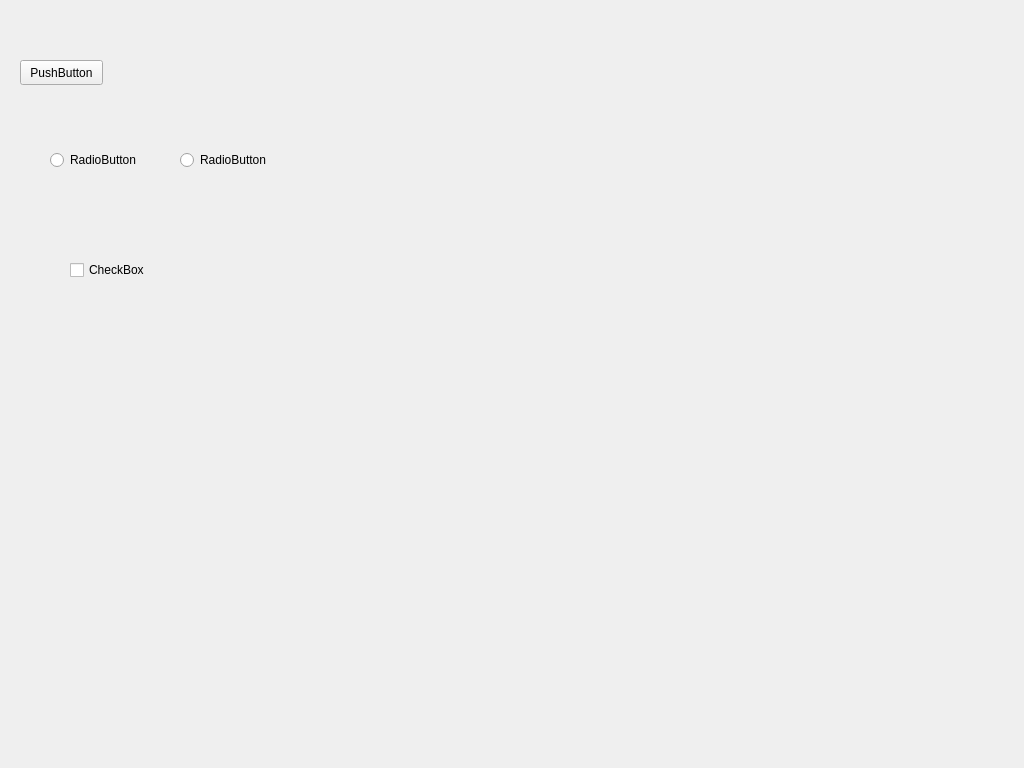
<?xml version="1.0" encoding="UTF-8"?>
<ui version="4.0">
 <class>MainWindow</class>
 <widget class="QMainWindow" name="MainWindow">
  <property name="geometry">
   <rect>
    <x>0</x>
    <y>0</y>
    <width>1024</width>
    <height>768</height>
   </rect>
  </property>
  <property name="windowTitle">
   <string>MainWindow</string>
  </property>
  <widget class="QWidget" name="centralWidget">
   <widget class="QPushButton" name="pushButton">
    <property name="geometry">
     <rect>
      <x>20</x>
      <y>60</y>
      <width>83</width>
      <height>25</height>
     </rect>
    </property>
    <property name="text">
     <string>PushButton</string>
    </property>
   </widget>
   <widget class="QRadioButton" name="radioButton">
    <property name="geometry">
     <rect>
      <x>50</x>
      <y>150</y>
      <width>100</width>
      <height>20</height>
     </rect>
    </property>
    <property name="text">
     <string>RadioButton</string>
    </property>
   </widget>
   <widget class="QRadioButton" name="radioButton_2">
    <property name="geometry">
     <rect>
      <x>180</x>
      <y>150</y>
      <width>100</width>
      <height>20</height>
     </rect>
    </property>
    <property name="text">
     <string>RadioButton</string>
    </property>
   </widget>
   <widget class="QCheckBox" name="checkBox">
    <property name="geometry">
     <rect>
      <x>70</x>
      <y>260</y>
      <width>84</width>
      <height>20</height>
     </rect>
    </property>
    <property name="text">
     <string>CheckBox</string>
    </property>
   </widget>
  </widget>
 </widget>
 <layoutdefault spacing="6" margin="11"/>
 <resources/>
 <connections/>
</ui>
